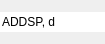
<?xml version="1.0" encoding="UTF-8"?>
<ui version="4.0">
 <class>ByteConverterInstr</class>
 <widget class="QWidget" name="ByteConverterInstr">
  <property name="geometry">
   <rect>
    <x>0</x>
    <y>0</y>
    <width>105</width>
    <height>41</height>
   </rect>
  </property>
  <property name="minimumSize">
   <size>
    <width>100</width>
    <height>0</height>
   </size>
  </property>
  <property name="windowTitle">
   <string>Form</string>
  </property>
  <layout class="QHBoxLayout" name="horizontalLayout">
   <property name="leftMargin">
    <number>0</number>
   </property>
   <property name="topMargin">
    <number>12</number>
   </property>
   <property name="rightMargin">
    <number>0</number>
   </property>
   <property name="bottomMargin">
    <number>12</number>
   </property>
   <item>
    <widget class="QLineEdit" name="label">
     <property name="text">
      <string>ADDSP, d</string>
     </property>
     <property name="frame">
      <bool>false</bool>
     </property>
    </widget>
   </item>
  </layout>
 </widget>
 <resources/>
 <connections/>
</ui>
